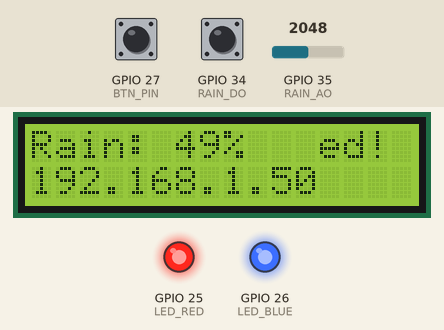
The sketch below on a simulated ESP32. Shown: 16×2 character LCD, output pins drawn as LEDs (lit = HIGH). The test bench sets the inputs (shaded band); at power-on: GPIO 35 (RAIN_AO) = 2048, GPIO 27 (BTN_PIN) HIGH, GPIO 34 (RAIN_DO) HIGH. WiFi joins after 1.5 s; servers stay silent unless stated; what the sketch prints to the serial monitor is not drawn.

Above: at 6.8 s.
6.9 s: GPIO 35 (RAIN_AO) set to 0
At 7.7 s:
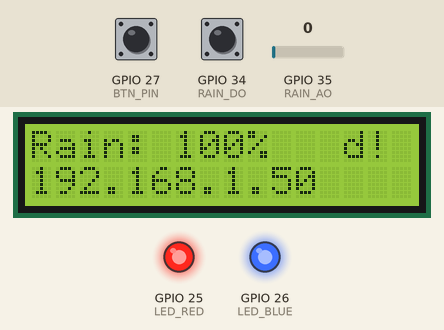
8.7 s: GPIO 27 (BTN_PIN) pulled LOW for 0.65 s
At 9.8 s:
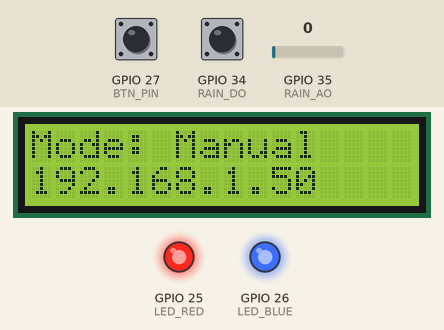
12.4 s: GPIO 27 (BTN_PIN) pulled LOW for 1 s
At 13.6 s:
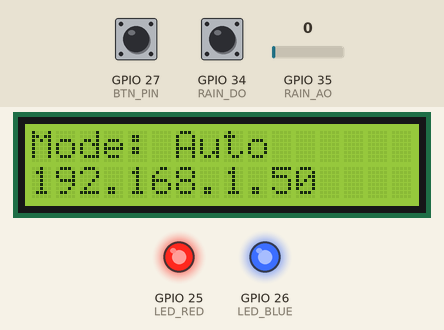
16.5 s: GPIO 35 (RAIN_AO) set to 2388
At 17.2 s:
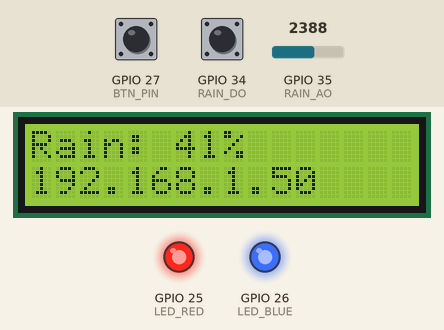
18.1 s: GPIO 35 (RAIN_AO) set to 2502
At 18.9 s:
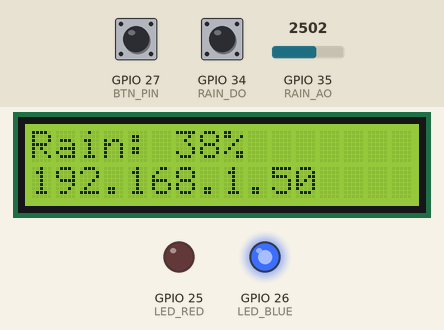
19.7 s: GPIO 27 (BTN_PIN) pulled LOW for 0.65 s
At 21.0 s:
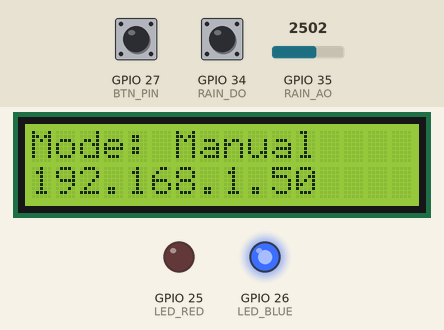
Timing chart, 0 to 22.7 s (numbered marks = the images above; inputs shaded):
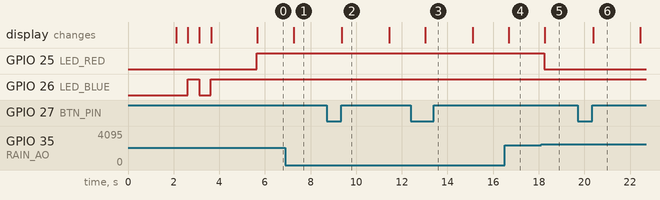

Measured:
- the behaviour switches between 2457 and 2458 on GPIO 35 (RAIN_AO) (found by bisection; images 4 and 5)
- after the input at 6.9 s, the display: changes after 0.36 s (image 1)
- after the input at 8.7 s, the display: changes after 0.67 s (image 2)
- after the input at 12.4 s, the display: changes after 0.63 s (image 3)
- after the input at 16.5 s, the display: changes after 0.19 s (image 4)
- after the input at 18.1 s, GPIO 25 (LED_RED): HIGH → LOW after 0.14 s; the display: changes after 0.17 s (image 5)
- after the input at 19.7 s, the display: changes after 0.68 s (image 6)

The sketch:

LCD_01.ino
```cpp
#include <Wire.h>
#include <LiquidCrystal_I2C.h>
#include <WiFi.h>
#include <WebServer.h>
#include <ArduinoJson.h>

// ─── WiFi Credentials ────────────────────────────────────────────────────────
#define WIFI_SSID "YOUR_SSID_HERE"
#define WIFI_PASS "YOUR_PASSWORD_HERE"

// ─── Hardware Pins ────────────────────────────────────────────────────────────
#define RAIN_DO   34
#define RAIN_AO   35
#define LED_RED   25
#define LED_BLUE  26
#define BTN_PIN   27

// ─── Objects ─────────────────────────────────────────────────────────────────
LiquidCrystal_I2C lcd(0x27, 16, 2);
WebServer server(80);

// ─── Globals ──────────────────────────────────────────────────────────────────
int    g_analogVal   = 0;
int    g_digitalVal  = 0;
int    g_rainPercent = 0;
String g_status      = "Dry";
String g_ip          = "";

// LED state
bool g_ledRed  = false;
bool g_ledBlue = false;

// Mode: true = Auto, false = Manual
bool g_autoMode = true;

// Button debounce
bool     g_btnLastState    = HIGH;   // INPUT_PULLUP: idle = HIGH
bool     g_btnState        = HIGH;
unsigned long g_lastDebounce = 0;
const unsigned long DEBOUNCE_MS = 50;

// Blue LED blink (used during WiFi connecting phase)
unsigned long g_lastBlink     = 0;
bool          g_blinkState    = false;

// LCD mode-change message timer
unsigned long g_modeShowUntil = 0;

// ─── LED helper ───────────────────────────────────────────────────────────────
void applyLEDs() {
  digitalWrite(LED_RED,  g_ledRed  ? HIGH : LOW);
  digitalWrite(LED_BLUE, g_ledBlue ? HIGH : LOW);
}

// ─── CORS helper ─────────────────────────────────────────────────────────────
void addCORSHeaders() {
  server.sendHeader("Access-Control-Allow-Origin",  "*");
  server.sendHeader("Access-Control-Allow-Methods", "GET, OPTIONS");
  server.sendHeader("Access-Control-Allow-Headers", "Content-Type");
}

// ─── Route: GET / ─────────────────────────────────────────────────────────────
void handleRoot() {
  addCORSHeaders();
  server.sendHeader("Location", "/data", true);
  server.send(302, "text/plain", "");
}

// ─── Route: GET /data ─────────────────────────────────────────────────────────
void handleData() {
  addCORSHeaders();

  StaticJsonDocument<320> doc;
  doc["ip"]           = g_ip;
  doc["rain_percent"] = g_rainPercent;
  doc["analog_val"]   = g_analogVal;
  doc["digital_val"]  = g_digitalVal;
  doc["status"]       = g_status;
  doc["uptime"]       = millis() / 1000;
  doc["led_red"]      = g_ledRed;
  doc["led_blue"]     = g_ledBlue;
  doc["mode"]         = g_autoMode ? "auto" : "manual";

  String output;
  serializeJson(doc, output);
  server.send(200, "application/json", output);
}

// ─── Route: GET /led ──────────────────────────────────────────────────────────
// Query params: red=0|1  blue=0|1
// Only takes effect in Manual Mode. Always returns current LED state + mode.
void handleLed() {
  addCORSHeaders();

  if (g_autoMode) {
    // Ignore the request but still return current state
    StaticJsonDocument<128> doc;
    doc["led_red"]  = g_ledRed;
    doc["led_blue"] = g_ledBlue;
    doc["mode"]     = "auto";
    doc["accepted"] = false;
    String output;
    serializeJson(doc, output);
    server.send(200, "application/json", output);
    return;
  }

  if (server.hasArg("red")) {
    g_ledRed = server.arg("red") == "1";
  }
  if (server.hasArg("blue")) {
    g_ledBlue = server.arg("blue") == "1";
  }
  applyLEDs();

  StaticJsonDocument<128> doc;
  doc["led_red"]  = g_ledRed;
  doc["led_blue"] = g_ledBlue;
  doc["mode"]     = "manual";
  doc["accepted"] = true;
  String output;
  serializeJson(doc, output);
  server.send(200, "application/json", output);
}

// ─── Route: OPTIONS (preflight) ──────────────────────────────────────────────
void handleOptions() {
  addCORSHeaders();
  server.send(204, "text/plain", "");
}

// ─── WiFi connect ─────────────────────────────────────────────────────────────
void connectWiFi() {
  lcd.clear();
  lcd.setCursor(0, 0);
  lcd.print("Connecting WiFi");

  // Blue LED blinks while connecting
  g_ledBlue = false;
  applyLEDs();

  WiFi.mode(WIFI_STA);
  WiFi.begin(WIFI_SSID, WIFI_PASS);

  int attempts = 0;
  while (WiFi.status() != WL_CONNECTED && attempts < 30) {
    delay(500);
    Serial.print(".");
    lcd.setCursor(attempts % 16, 1);
    lcd.print(".");

    // Blink blue LED while waiting
    g_ledBlue = !g_ledBlue;
    applyLEDs();

    attempts++;
  }

  if (WiFi.status() == WL_CONNECTED) {
    g_ip = WiFi.localIP().toString();
    Serial.println("\nWiFi connected: " + g_ip);

    // Blue LED stays ON when connected (in auto mode)
    g_ledBlue = true;
    applyLEDs();

    lcd.clear();
    lcd.setCursor(0, 0);
    lcd.print("WiFi Connected!");
    lcd.setCursor(0, 1);
    lcd.print(g_ip);
    delay(2000);
  } else {
    Serial.println("\nWiFi FAILED — running offline");

    g_ledBlue = false;
    applyLEDs();

    lcd.clear();
    lcd.setCursor(0, 0);
    lcd.print("WiFi FAILED");
    lcd.setCursor(0, 1);
    lcd.print("Offline mode");
    delay(2000);
    g_ip = "offline";
  }
}

// ─── Setup ────────────────────────────────────────────────────────────────────
void setup() {
  Serial.begin(115200);
  Wire.begin(21, 22);

  lcd.init();
  lcd.backlight();

  pinMode(RAIN_DO, INPUT);
  pinMode(LED_RED,  OUTPUT);
  pinMode(LED_BLUE, OUTPUT);
  pinMode(BTN_PIN,  INPUT_PULLUP);

  digitalWrite(LED_RED,  LOW);
  digitalWrite(LED_BLUE, LOW);

  // Splash screen
  lcd.setCursor(0, 0);
  lcd.print("Rain Sensor");
  lcd.setCursor(0, 1);
  lcd.print("Initializing...");
  delay(2000);
  lcd.clear();

  // WiFi
  connectWiFi();

  // Web server routes
  server.on("/",     HTTP_GET,     handleRoot);
  server.on("/data", HTTP_GET,     handleData);
  server.on("/led",  HTTP_GET,     handleLed);
  server.on("/",     HTTP_OPTIONS, handleOptions);
  server.on("/data", HTTP_OPTIONS, handleOptions);
  server.on("/led",  HTTP_OPTIONS, handleOptions);
  server.begin();

  Serial.println("HTTP server started on port 80");
}

// ─── Loop ─────────────────────────────────────────────────────────────────────
void loop() {
  server.handleClient();

  // ── Button debounce ────────────────────────────────────────────────────────
  bool btnReading = digitalRead(BTN_PIN);
  if (btnReading != g_btnLastState) {
    g_lastDebounce = millis();
  }
  if ((millis() - g_lastDebounce) > DEBOUNCE_MS) {
    if (btnReading != g_btnState) {
      g_btnState = btnReading;
      // Trigger on falling edge (button pressed down, INPUT_PULLUP → LOW)
      if (g_btnState == LOW) {
        g_autoMode = !g_autoMode;
        Serial.println(g_autoMode ? "Mode: Auto" : "Mode: Manual");

        // Show mode on LCD for 2 seconds
        lcd.setCursor(0, 0);
        String modeLine = g_autoMode ? "Mode: Auto      " : "Mode: Manual    ";
        lcd.print(modeLine);
        g_modeShowUntil = millis() + 2000;
      }
    }
  }
  g_btnLastState = btnReading;

  // ── Read sensors ───────────────────────────────────────────────────────────
  g_digitalVal  = digitalRead(RAIN_DO);
  g_analogVal   = analogRead(RAIN_AO);
  g_rainPercent = map(g_analogVal, 4095, 0, 0, 100);
  g_rainPercent = constrain(g_rainPercent, 0, 100);

  // Determine status
  if      (g_rainPercent < 10) g_status = "Dry";
  else if (g_rainPercent < 40) g_status = "Light Rain";
  else if (g_rainPercent < 70) g_status = "Moderate";
  else                         g_status = "Heavy Rain!";

  // ── Auto Mode LED logic ─────────────────────────────────────────────────────
  if (g_autoMode) {
    bool rainDetected = (g_rainPercent >= 40 || g_digitalVal == 0);
    g_ledRed  = rainDetected;
    g_ledBlue = (WiFi.status() == WL_CONNECTED);
    applyLEDs();
  }

  // ── LCD update ─────────────────────────────────────────────────────────────
  bool showingMode = (millis() < g_modeShowUntil);

  if (!showingMode) {
    // LCD line 0: Rain %
    lcd.setCursor(0, 0);
    lcd.print("Rain: ");
    lcd.print(g_rainPercent);
    lcd.print("%   ");
  }

  // LCD line 1: status (offline) OR IP (connected)
  lcd.setCursor(0, 1);
  if (g_ip == "offline" || g_ip == "") {
    String statusPad = g_status;
    while (statusPad.length() < 16) statusPad += " ";
    lcd.print(statusPad);
  } else {
    lcd.print(g_ip + "   ");
  }

  // ── Serial debug ───────────────────────────────────────────────────────────
  Serial.print("AO: ");     Serial.print(g_analogVal);
  Serial.print(" | %: ");   Serial.print(g_rainPercent);
  Serial.print(" | DO: ");  Serial.print(g_digitalVal);
  Serial.print(" | St: ");  Serial.print(g_status);
  Serial.print(" | Mode: "); Serial.print(g_autoMode ? "Auto" : "Manual");
  Serial.print(" | R: ");   Serial.print(g_ledRed   ? "ON" : "off");
  Serial.print(" B: ");     Serial.println(g_ledBlue ? "ON" : "off");

  delay(500);
}
```
